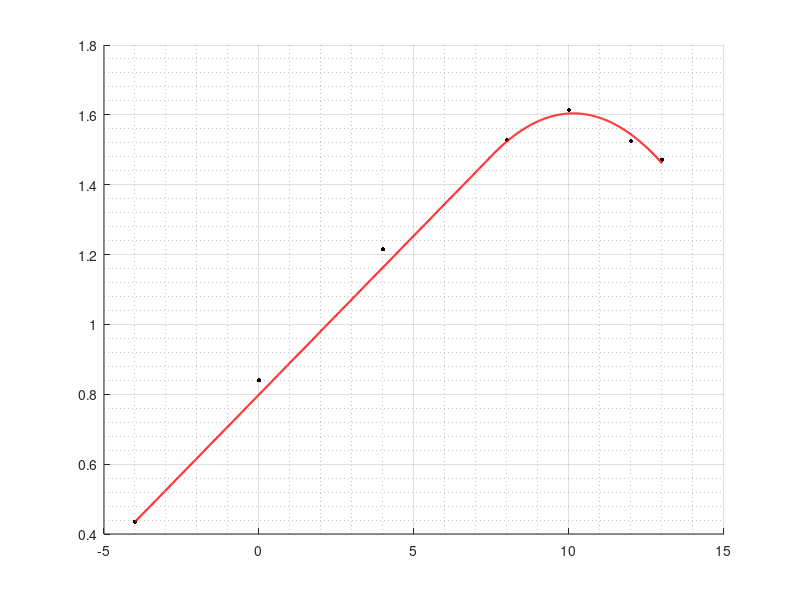

MATLAB code to generate this figure:
% PROVA INTERPOLANTE
clear all; close all; clc; 

a           = -0.021837866;
b           = 0.436064773;
c           = -0.56312855; 
alpha_plus  = @(CL) (-b + sqrt(b^2 - 4*a*(c - CL)))/(2*a);

numb        = 1e3;
tol         = 1e-2;

alfa_data   = [-4; 0; 4; 8; 10; 12; 13];
CL_data     = [0.43483; 0.84054; 1.21541; 1.52777; 1.61373; 1.52500; 1.47190];

alfa_dot1   = [-4;       8];
CL_dot1     = [0.43483;  1.52777];

p1          = polyfit(alfa_dot1, CL_dot1, 1);

alfa_i      = - 4.0; 
alfa_f      = 13.0; 
alfa_interp = linspace(alfa_i, alfa_f, numb);

CL_star     = 1.47;
% CL_star     = 1.48;
alfa_star   = alpha_plus(CL_star);

alfa_dot2   = [alfa_star; 8;       10;      12;      13];
CL_dot2     = [CL_star;   1.52777; 1.61373; 1.52500; 1.47190];
p2          = polyfit(alfa_dot2, CL_dot2, 2);

CL_interp   = ones(length(alfa_interp), 1);

for i = 1:length(CL_interp)
    if alfa_interp(i) < alfa_star 
        CL_interp(i) = polyval(p1, alfa_interp(i));
    elseif alfa_interp(i) > alfa_star
        CL_interp(i) = polyval(p2, alfa_interp(i));
    end
end
        

figure; 
hold on; grid on; grid minor; 

plot(alfa_data, CL_data, 'k.', 'MarkerSize', 10)
plot(alfa_interp, CL_interp, 'r', 'LineWidth', 1.5)